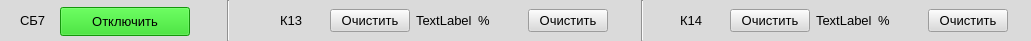
  <widget class="QWidget" name="widget_8" native="true">
   <property name="geometry">
    <rect>
     <x>10</x>
     <y>355</y>
     <width>1031</width>
     <height>41</height>
    </rect>
   </property>
   <property name="styleSheet">
    <string notr="true">background-color: rgb(218, 218, 218);</string>
   </property>
   <widget class="Line" name="line_13">
    <property name="geometry">
     <rect>
      <x>220</x>
      <y>0</y>
      <width>16</width>
      <height>41</height>
     </rect>
    </property>
    <property name="orientation">
     <enum>Qt::Vertical</enum>
    </property>
   </widget>
   <widget class="Line" name="line_14">
    <property name="geometry">
     <rect>
      <x>634</x>
      <y>0</y>
      <width>16</width>
      <height>41</height>
     </rect>
    </property>
    <property name="orientation">
     <enum>Qt::Vertical</enum>
    </property>
   </widget>
   <widget class="QLabel" name="label_47">
    <property name="geometry">
     <rect>
      <x>20</x>
      <y>10</y>
      <width>31</width>
      <height>20</height>
     </rect>
    </property>
    <property name="font">
     <font>
      <pointsize>10</pointsize>
     </font>
    </property>
    <property name="text">
     <string>СБ7</string>
    </property>
   </widget>
   <widget class="QPushButton" name="pushButton_36">
    <property name="geometry">
     <rect>
      <x>60</x>
      <y>7</y>
      <width>130</width>
      <height>29</height>
     </rect>
    </property>
    <property name="font">
     <font>
      <pointsize>10</pointsize>
     </font>
    </property>
    <property name="styleSheet">
     <string notr="true">background-color: rgb(27, 212, 14);</string>
    </property>
    <property name="text">
     <string>Отключить</string>
    </property>
   </widget>
   <widget class="QWidget" name="layoutWidget_12">
    <property name="geometry">
     <rect>
      <x>680</x>
      <y>0</y>
      <width>328</width>
      <height>41</height>
     </rect>
    </property>
    <layout class="QHBoxLayout" name="horizontalLayout_15">
     <item>
      <widget class="QLabel" name="label_48">
       <property name="font">
        <font>
         <pointsize>10</pointsize>
        </font>
       </property>
       <property name="text">
        <string>К14</string>
       </property>
      </widget>
     </item>
     <item>
      <widget class="QPushButton" name="pushButton_37">
       <property name="font">
        <font>
         <pointsize>10</pointsize>
        </font>
       </property>
       <property name="text">
        <string>Очистить</string>
       </property>
      </widget>
     </item>
     <item>
      <widget class="QLabel" name="label_49">
       <property name="font">
        <font>
         <pointsize>10</pointsize>
        </font>
       </property>
       <property name="text">
        <string>TextLabel</string>
       </property>
      </widget>
     </item>
     <item>
      <widget class="QLabel" name="label_50">
       <property name="font">
        <font>
         <pointsize>10</pointsize>
        </font>
       </property>
       <property name="text">
        <string>%</string>
       </property>
      </widget>
     </item>
     <item>
      <widget class="QPushButton" name="pushButton_38">
       <property name="font">
        <font>
         <pointsize>10</pointsize>
        </font>
       </property>
       <property name="text">
        <string>Очистить</string>
       </property>
      </widget>
     </item>
    </layout>
   </widget>
   <widget class="QWidget" name="layoutWidget_13">
    <property name="geometry">
     <rect>
      <x>280</x>
      <y>0</y>
      <width>328</width>
      <height>41</height>
     </rect>
    </property>
    <layout class="QHBoxLayout" name="horizontalLayout_16">
     <item>
      <widget class="QLabel" name="label_51">
       <property name="font">
        <font>
         <pointsize>10</pointsize>
        </font>
       </property>
       <property name="text">
        <string>К13</string>
       </property>
      </widget>
     </item>
     <item>
      <widget class="QPushButton" name="pushButton_39">
       <property name="font">
        <font>
         <pointsize>10</pointsize>
        </font>
       </property>
       <property name="text">
        <string>Очистить</string>
       </property>
      </widget>
     </item>
     <item>
      <widget class="QLabel" name="label_52">
       <property name="font">
        <font>
         <pointsize>10</pointsize>
        </font>
       </property>
       <property name="text">
        <string>TextLabel</string>
       </property>
      </widget>
     </item>
     <item>
      <widget class="QLabel" name="label_53">
       <property name="font">
        <font>
         <pointsize>10</pointsize>
        </font>
       </property>
       <property name="text">
        <string>%</string>
       </property>
      </widget>
     </item>
     <item>
      <widget class="QPushButton" name="pushButton_40">
       <property name="font">
        <font>
         <pointsize>10</pointsize>
        </font>
       </property>
       <property name="text">
        <string>Очистить</string>
       </property>
      </widget>
     </item>
    </layout>
   </widget>
  </widget>
